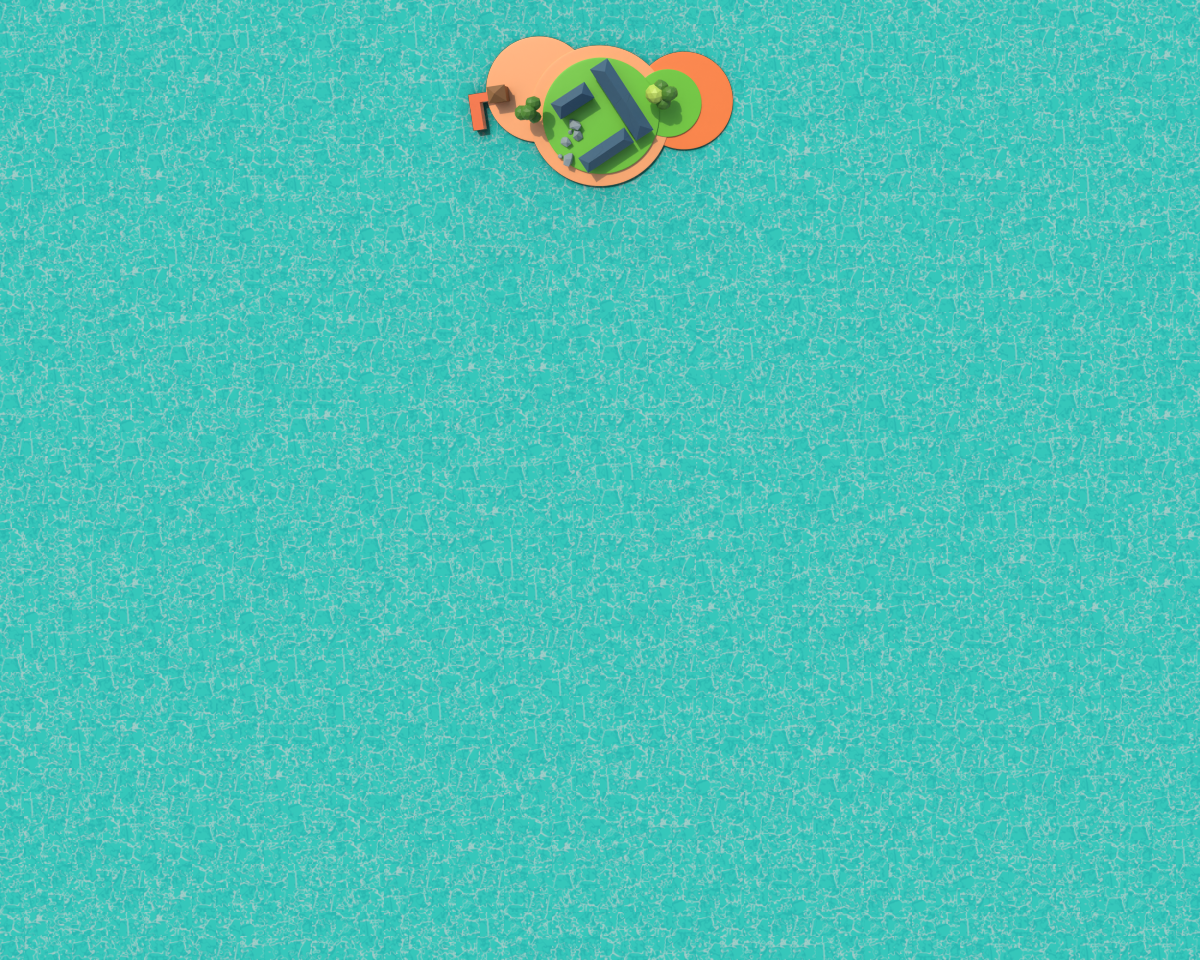

This game map was drawn from its Tiled (.tmx) file and the tilesets committed beside it. A one-line description and the trimmed map source follow:
An orthogonal 50x40 tile map with 24x24 px tiles, 2 tile layers (Tile Layer 1, Tile Layer 2), 2 tilesets.

<map version="1.5" tiledversion="1.7.2" orientation="orthogonal" renderorder="right-down" width="50" height="40" tilewidth="24" tileheight="24" infinite="0" nextlayerid="3" nextobjectid="1">
 <tileset firstgid="1" source="YorkPirates.tsx" />
 <tileset firstgid="295" source="halifaxBoss.tsx" />
 <layer id="1" name="Tile Layer 1" width="50" height="40">
  <data>[2000 cells, 2000 non-empty, 36 distinct tile ids]</data>
 </layer>
 <layer id="2" name="Tile Layer 2" width="50" height="40">
  <data>[2000 cells, 1 non-empty, 1 distinct tile ids]</data>
 </layer>
</map>
